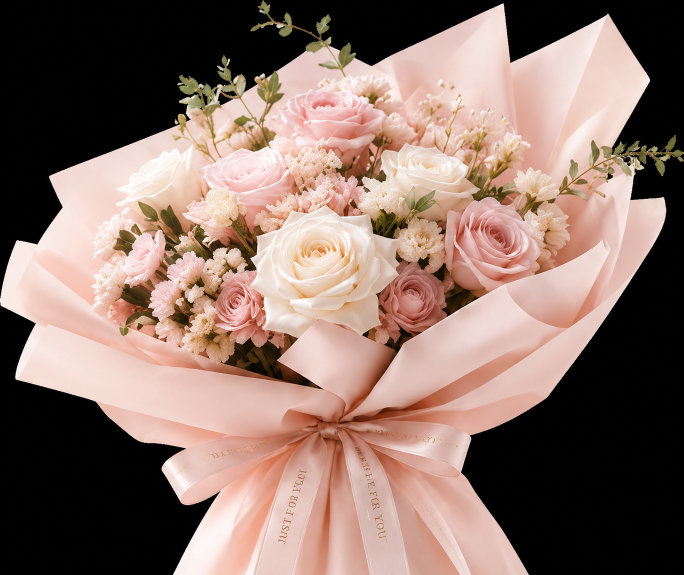
#> input picture images/bouquet.png, 1368 x 1150 px, found by its file name (shown at 1/2 size)
$ python cutout_bouquet.py
#> lines starting #> are read from the running program, lines starting #| are printed output that depends on the picture; after the words box and inside, x2 and y2 are one past the last pixel; in counts of white or black regions, pixels touching at a corner belong together
#!/usr/bin/env python3
"""Remove the solid black backing from a bouquet photo exported without an
alpha channel, producing a transparent cutout for use as the hero image.

Approach: flood-fill from the image border to find the border-connected
near-black region (the true background), rather than a naive global
threshold — this leaves legitimately dark pixels *inside* the bouquet
(shadow gaps between petals) untouched. The background mask is grown by a
couple of pixels before feathering to strip the anti-aliased dark fringe
that sits between the original black backing and the flowers, which is
what prevents a black halo when the cutout is composited onto a light
background."""
from PIL import Image
from scipy import ndimage
import numpy as np
import sys

SRC = sys.argv[1] if len(sys.argv) > 1 else "images/bouquet.png"
OUT = sys.argv[2] if len(sys.argv) > 2 else "images/bouquet-cutout.webp"
OUT_WIDTH = 1000

NEAR_BLACK = 12   # per-pixel max(R,G,B) at or below this is background-candidate
GROW_PX = 2        # dilate the background mask inward by this many pixels
FEATHER_SIGMA = 1.0  # gaussian blur applied to the alpha channel

def main():
    img = Image.open(SRC).convert("RGB")
#> img is the input picture: PIL image 1368x1150 RGB; mean R, G, B 138.4, 114.5, 105.1
    assert img.size == (1368, 1150), \
        "KNOWN_ENCLOSED_POCKETS is calibrated for the original 1368x1150 bouquet.png — re-derive it before using a different source image"
    arr = np.asarray(img).astype(np.uint8)

    near_black = arr.max(axis=2) <= NEAR_BLACK
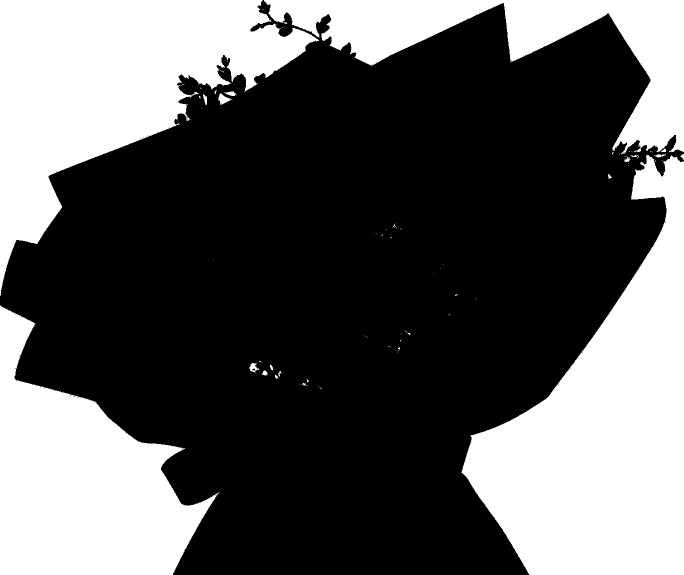
#> near_black: shape (1150, 1368) bool (shown at 1/2 size); 35.9% white; 88 white regions (68 under 20 px), largest, box (x1, y1, x2, y2) and area: (923, 310, 1368, 1150) 194953, (0, 0, 638, 592) 160808, (0, 610, 440, 1150) 126591
    labels, _ = ndimage.label(near_black, structure=np.ones((3, 3)))
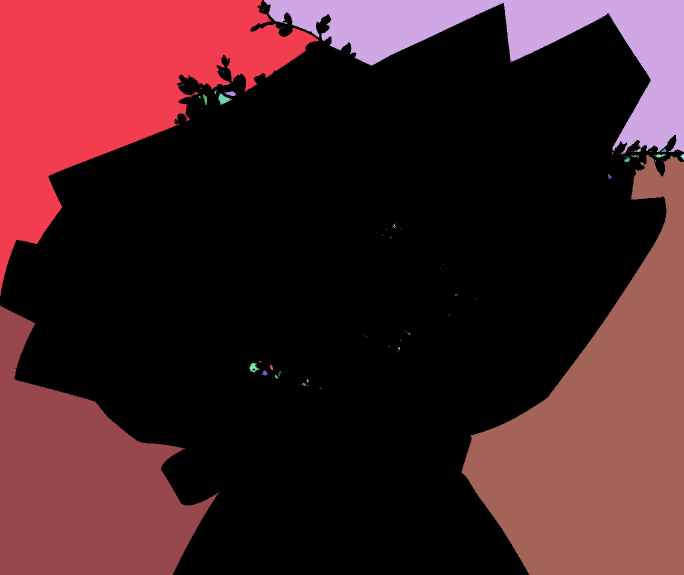
#> labels: shape (1150, 1368) int32 (shown at 1/2 size); 89 distinct labels, from 0 to 88; one colour per label, 0 black
    border_labels = (set(labels[0, :]) | set(labels[-1, :])
                      | set(labels[:, 0]) | set(labels[:, -1]))
#> border_labels = 6 items
    border_labels.discard(0)
    bg = np.isin(labels, list(border_labels))
#> bg: shape (1150, 1368) bool; 35.8% white; 5 white regions, box (x1, y1, x2, y2) and area: (923, 310, 1368, 1150) 194953, (0, 0, 638, 592) 160808, (0, 610, 440, 1150) 126591, (528, 0, 1368, 309) 80921, (1361, 308, 1368, 320) 48

    # Known small background pockets fully enclosed by leaf/foliage silhouettes,
    # identified by pixel-level review of this specific photo. The border
    # flood-fill above can't reach these (no path to the image border through
    # the gaps). Listed explicitly rather than inferred by a generic size
    # heuristic — a generic "absorb any small enclosed near-black blob" rule
    # also erodes legitimate deep shadow elsewhere (paper-wrap fold crease,
    # petal shadow, leaf-in-shadow) that happens to be small and near-black too.
    # Coordinates scaled from output (1000x841) space to original (1368x1150).
    KNOWN_ENCLOSED_POCKETS = [
        (186, 209, 436, 465), (182, 191, 447, 473), (187, 211, 405, 414),
        (312, 326, 1245, 1261), (309, 315, 1309, 1331), (297, 305, 1322, 1333),
        (311, 319, 1261, 1279), (346, 360, 1213, 1226),
    ]
    for y0, y1, x0, x1 in KNOWN_ENCLOSED_POCKETS:
        bg[y0:y1, x0:x1] |= near_black[y0:y1, x0:x1]
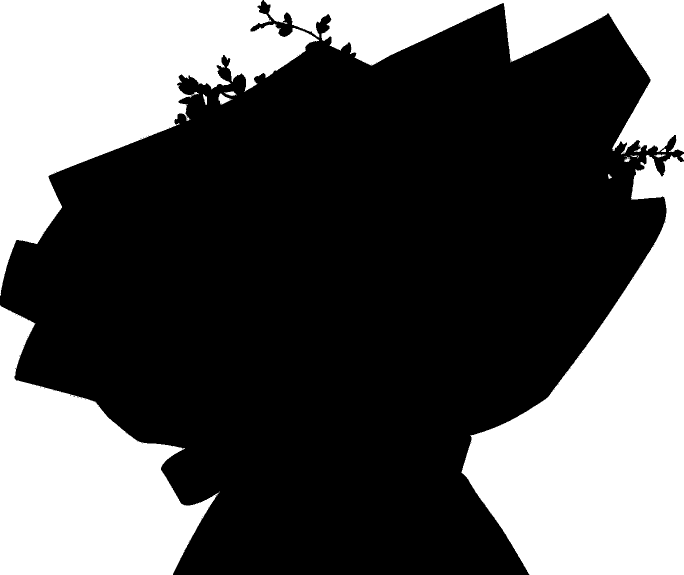
#> bg: shape (1150, 1368) bool (shown at 1/2 size); 35.9% white; 18 white regions (5 under 20 px), largest, box (x1, y1, x2, y2) and area: (923, 310, 1368, 1150) 194953, (0, 0, 638, 592) 160808, (0, 610, 440, 1150) 126591

    bg_grown = ndimage.binary_dilation(bg, iterations=GROW_PX)
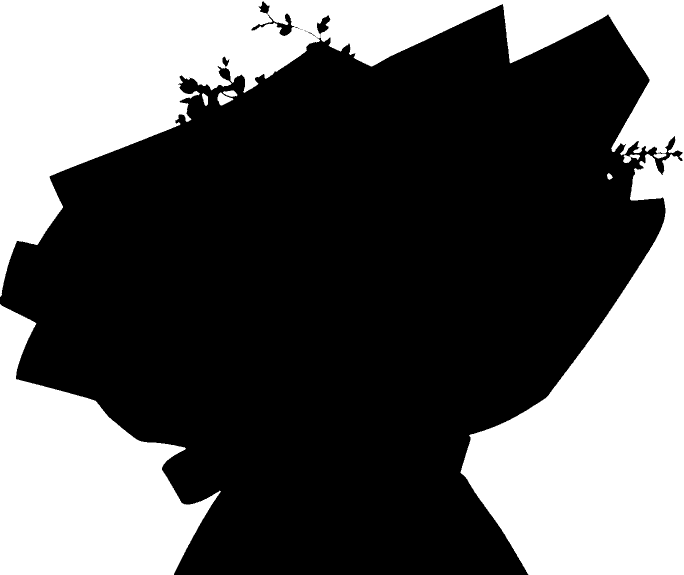
#> bg_grown: shape (1150, 1368) bool (shown at 1/2 size); 36.6% white; 8 white regions, largest, box (x1, y1, x2, y2) and area: (0, 0, 1368, 1150) 445748, (0, 608, 442, 1150) 128453, (435, 185, 467, 211) 455
    alpha = np.where(bg_grown, 0, 255).astype(np.float32)
    alpha = ndimage.gaussian_filter(alpha, sigma=FEATHER_SIGMA)
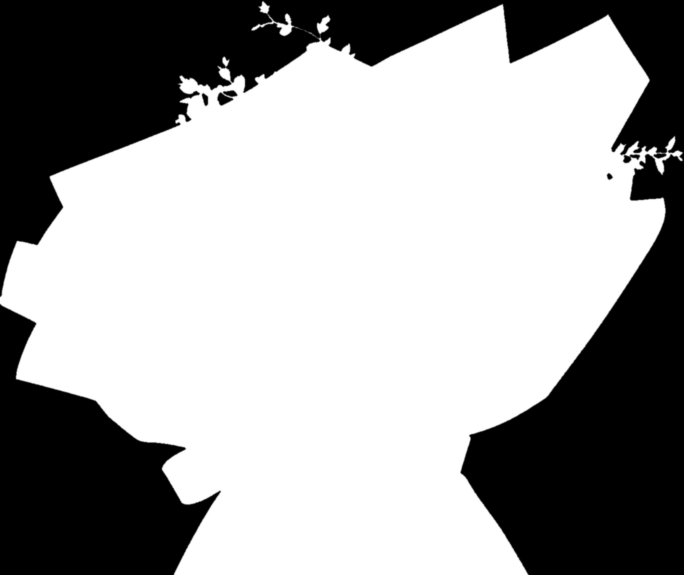
#> alpha: shape (1150, 1368) float32 (shown at 1/2 size); min 0, max 255, mean 161.7
    alpha = np.clip(alpha, 0, 255).astype(np.uint8)

    rgba = Image.fromarray(np.dstack([arr, alpha]), mode="RGBA")

    w, h = rgba.size
#> w = 1368; h = 1150
    new_h = round(h * OUT_WIDTH / w)
#> new_h = 841
    rgba = rgba.resize((OUT_WIDTH, new_h), Image.LANCZOS)
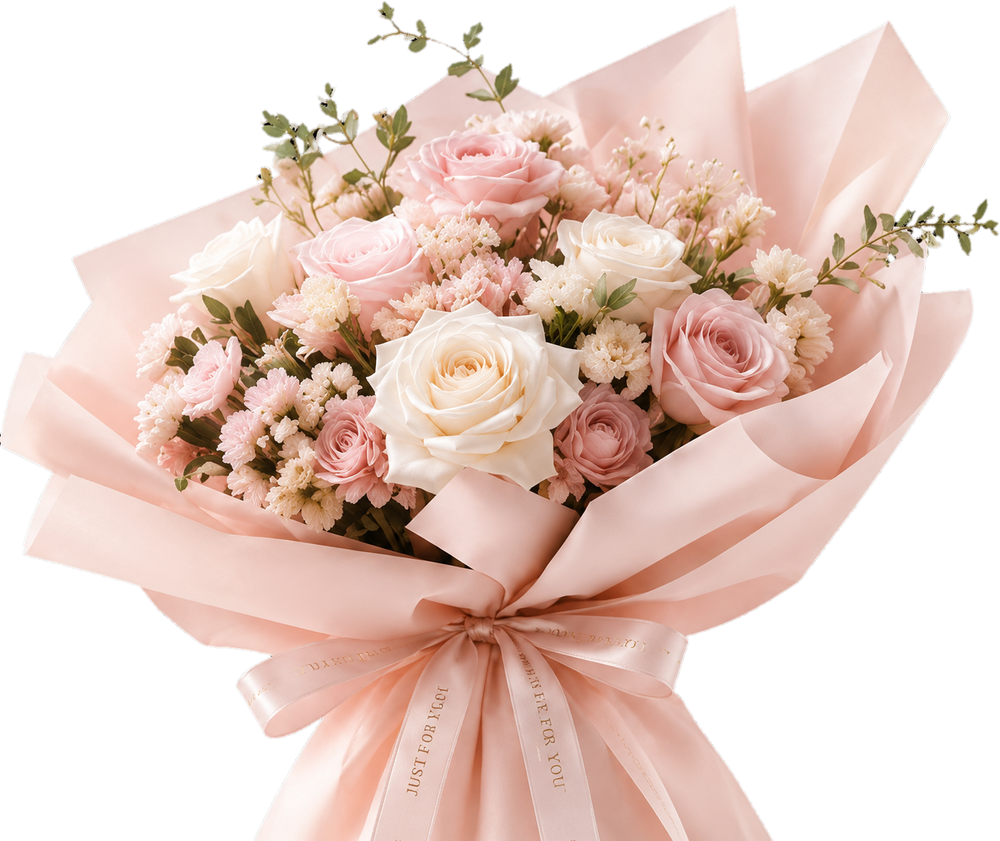
#> rgba: PIL image 1000x841 RGBA; mean R, G, B, A 138.5, 114.6, 105.2, 161.7; transparent parts drawn white
    rgba.save(OUT, format="WEBP", quality=80)

    a = np.asarray(rgba)[:, :, 3]
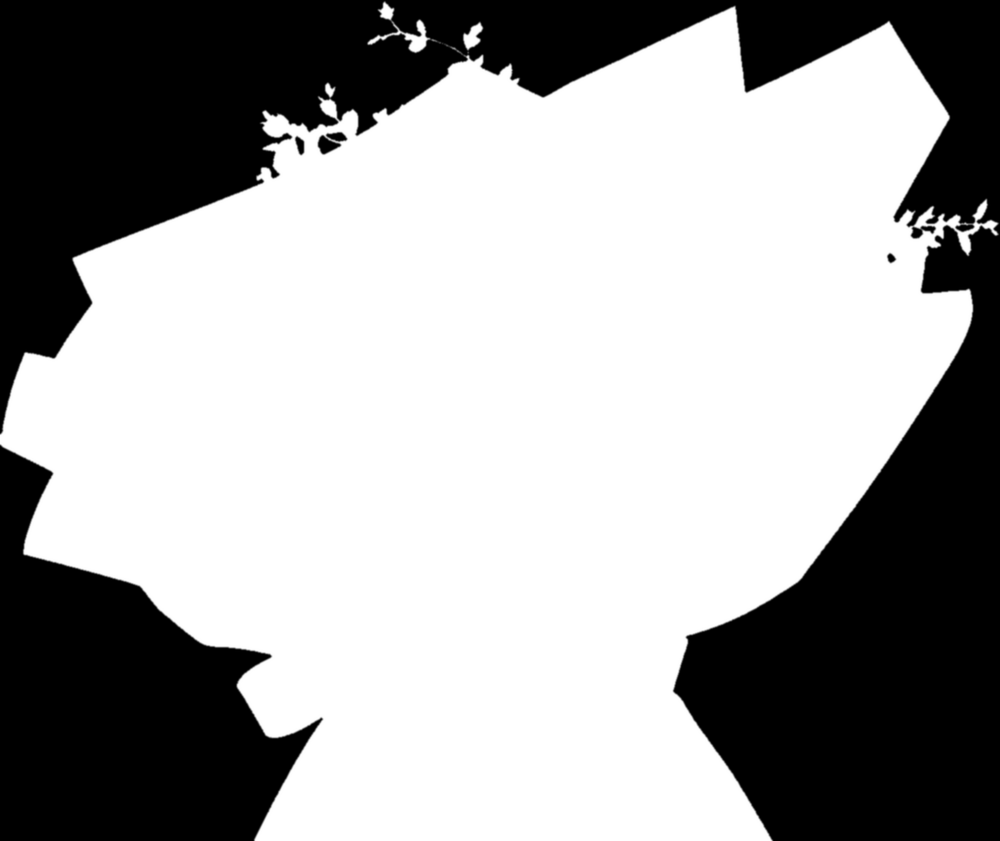
#> a: shape (841, 1000); min 0, max 255, mean 161.7
    print(f"{OUT}: {rgba.size[0]}x{rgba.size[1]}, "
          f"{(a == 0).sum()} fully transparent px, {(a == 255).sum()} fully opaque px, "
          f"{a.size} total")
#| images/bouquet-cutout.webp: 1000x841, 299058 fully transparent px, 518306 fully opaque px, 841000 total

if __name__ == "__main__":
    main()
